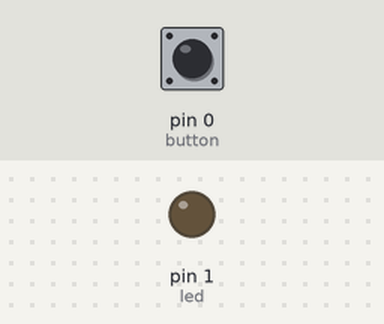
The sketch below on a simulated Arduino Uno, built with avr-gcc and run on an emulated ATmega328P. Shown: output pins drawn as LEDs (lit = HIGH). The test bench sets the inputs (shaded band); at power-on: pin 0 (button) HIGH.

Above: at 1.2 s.
1.3 s: pin 0 (button) pulled LOW for 0.15 s
At 2.1 s:
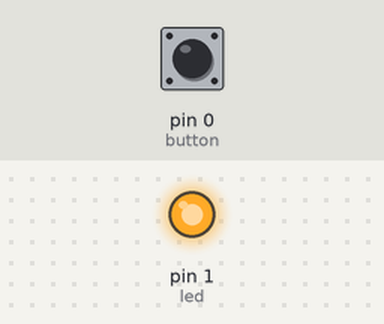
2.9 s: pin 0 (button) pulled LOW for 1 s
At 3.3 s:
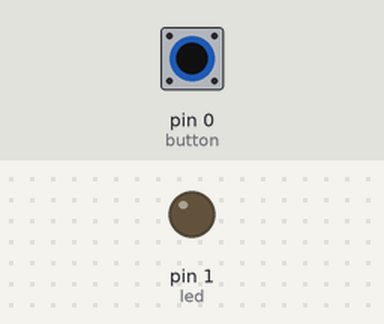
5.4 s: pin 0 (button) pulled LOW for 3.2 s
At 6.5 s:
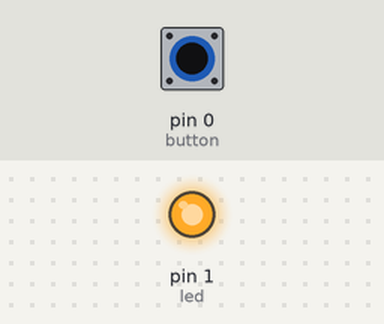
Timing chart, 0 to 8.4 s (numbered marks = the images above; inputs shaded):
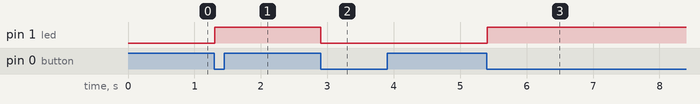

Measured:
- after the input at 1.3 s, pin 1 (led): LOW → HIGH at once
- after the input at 2.9 s, pin 1 (led): HIGH → LOW at once
- after the input at 5.4 s, pin 1 (led): LOW → HIGH at once

The sketch:

One_button_ON__OFF_dengan_bouncing.ino
```cpp
/* ini contoh pemasangan saklar paling sederhana
 *  pada microcontroler
 *  tanpa resistor pull up
 *  dan tanpa bouncing, bounce2
 *  Radal05
 *  https://www.youtube.com/c/Radal05
 *  25 Nopember 2021
 */
#include <Bounce2.h>

const int led = 1;
const int button = 0;
int led_state = LOW;

Bounce debouncer;

void setup() {
  pinMode(led, OUTPUT);
  pinMode(button, INPUT_PULLUP);
  debouncer.attach(button);
  debouncer.interval(5);
}

void loop() {
  debouncer.update();
  if (debouncer.fell())
    led_state = !led_state;

  digitalWrite(led, led_state);
}
```
